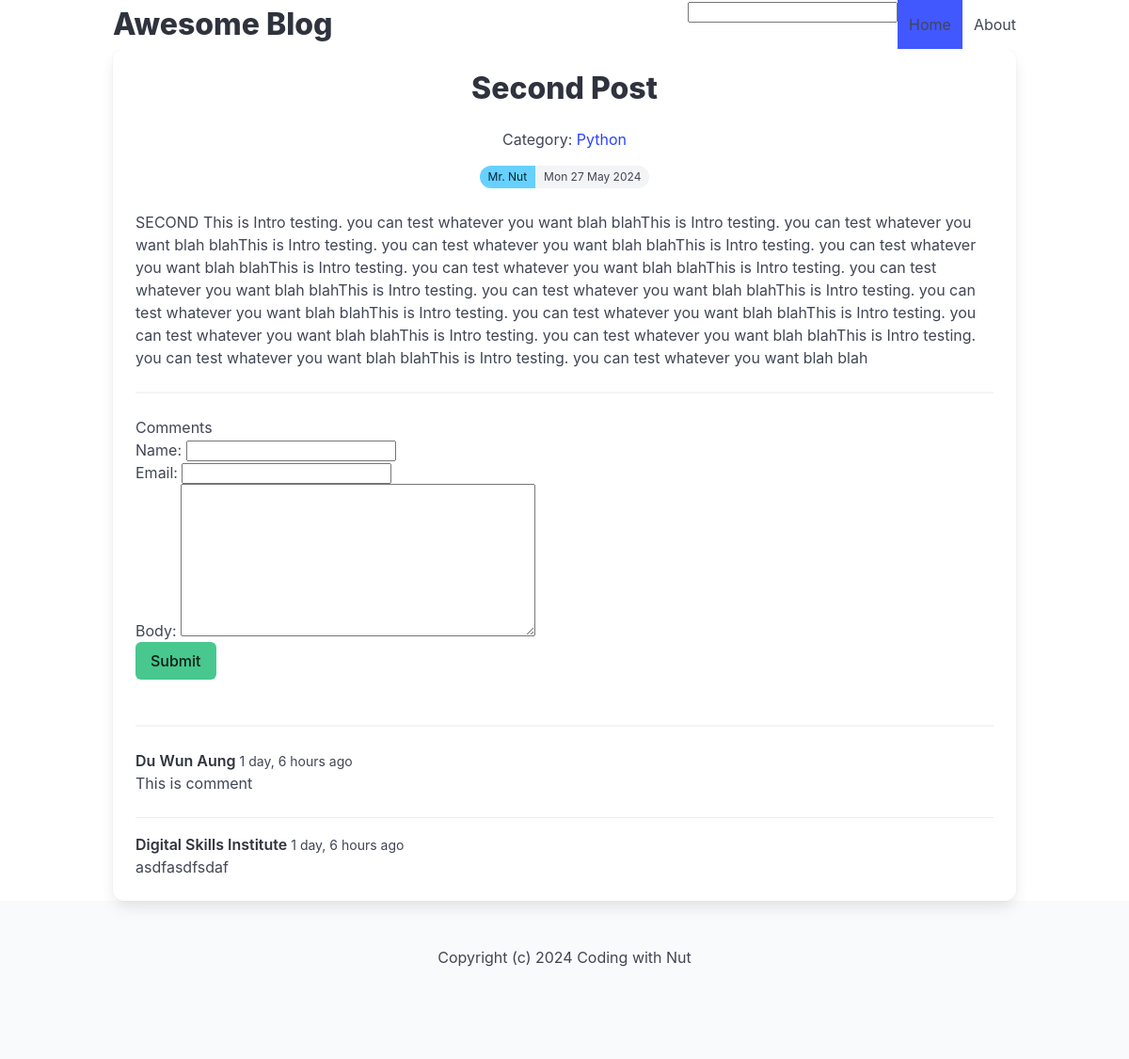
Before: /django/second-post/ with the older database file.
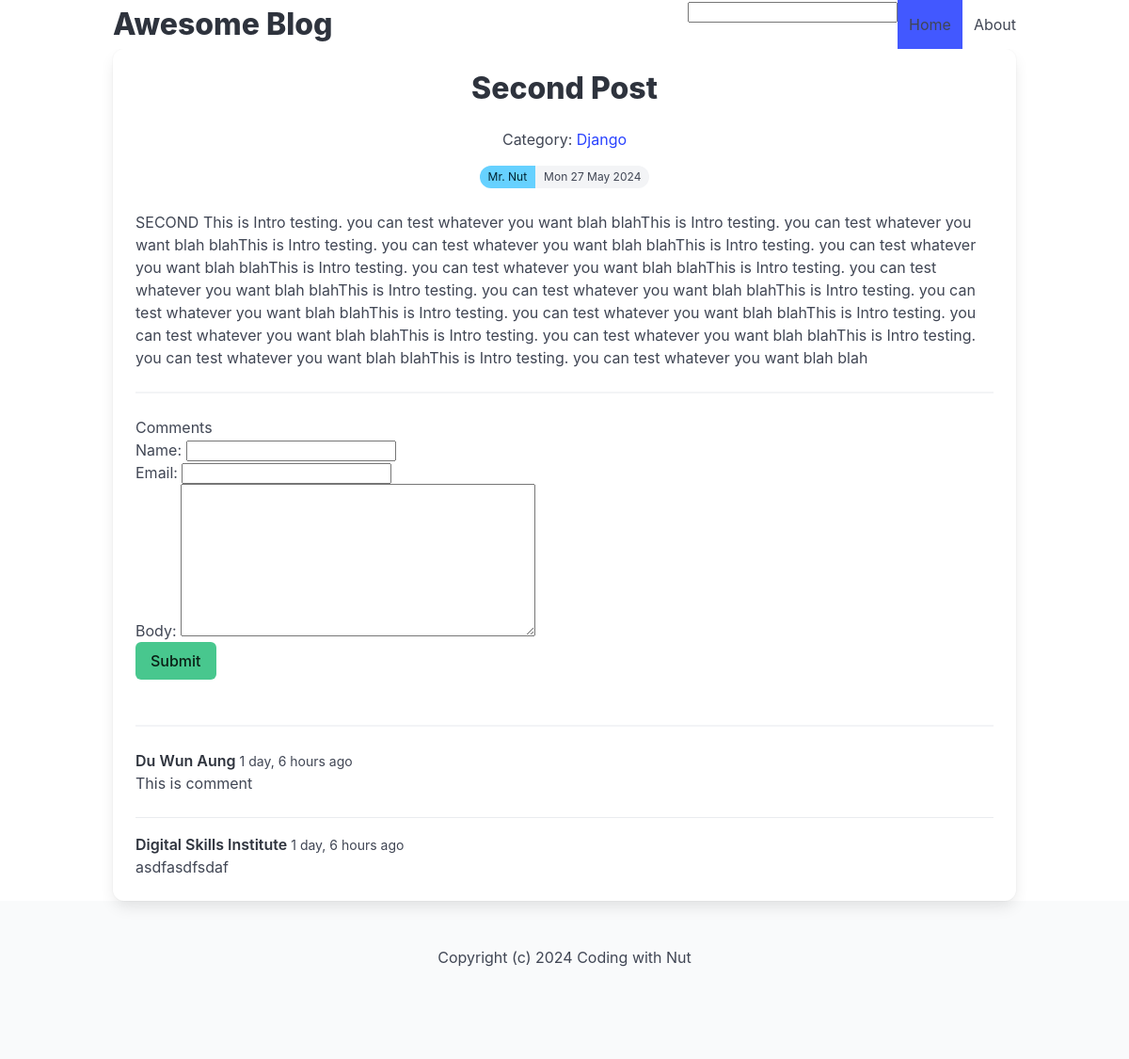
After: the same page with the newer database file.
### blog/models.py (models this page shows, shortened)
class Post(models.Model):
    ACTIVE = "active"
    DRAFT = "draft"
    CHOICES_STATUS = (
        (ACTIVE, "Active"),
        (DRAFT, "Draft")
    )
    category = models.ForeignKey(Category, name="category", on_delete=models.CASCADE)
    title = models.CharField(max_length=255)
    slug = models.SlugField()
    intro = models.TextField()
    body = models.TextField()
    author = models.CharField(max_length=50, null=True, blank=True)
    created_at = models.DateTimeField(auto_now_add=True)
    status = models.CharField(max_length=10, choices = CHOICES_STATUS, default = ACTIVE)
    image = models.ImageField(upload_to="uploads/", blank=True, null=True)
    class Meta:
        ordering = ('-created_at', )

class Category(models.Model):
    title = models.CharField(max_length=255)
    slug = models.SlugField()
    def __str__(self):
        return f"{self.title}"
    class Meta:
        ordering = ('title', )
        verbose_name_plural = "Categories"

class Comment(models.Model):
    post = models.ForeignKey(Post, related_name='comments', on_delete=models.CASCADE)
    name = models.CharField(max_length = 255)
    email = models.EmailField()
    body = models.TextField()
    created_at = models.DateTimeField(auto_now_add=True)

### blog/views.py (the view, shortened to what this page needs)
# urls.py: path('<slug:category>/<slug:slug>/', views.detailview, name="detailpage"),
def detailview(request, category, slug):
    post = get_object_or_404(Post, slug = slug, status=Post.ACTIVE)
    form = CommentForm()
    return render(request, 'blog/detail.html', {
        'post' : post,
        'form': form
    })

### blog/forms.py
class CommentForm(forms.ModelForm):
    class Meta:
        model = Comment
        fields = ('name', 'email', 'body', )

### blog/templates/blog/detail.html (shortened to what this page needs)
{% extends 'core/base.html' %}
{% block content %}
  <div class="card article">
    <div class="card-content">
      <div class="media">
        <div class="media-content has-text-centered">
          <p class="title article-title">{{ post.title }}</p>
          <p class="small mb-4">Category: <a href="{% url "categorypage" post.category.slug %}"> {{ post.category }}</a></p>
          <div class="tags has-addons level-item">
            <span class="tag is-rounded is-info">{{ post.author }}</span>
            <span class="tag is-rounded">{{ post.created_at|date:'D d M Y' }}</span>
          </div>
        </div>
      </div>
      <div class="content article-body">
        <p>{{ post.body|linebreaks }}</p>
      </div>
      <hr />
      <h2 class="is-4">
        Comments
      </h2>
      <form method='POST' class="mb-6">
        {{ form.as_p }}
        <div class="field">
            <div class="control">
                <button class="button is-success">
                    Submit
                </button>
            </div>
        </div>
      </form>
      <hr>
      {% for comment in post.comments.all %}
        <article class = "media">
          <div class="media-content">
            <strong>
              {{comment.name}}
            </strong>
            <small>
              {{comment.created_at|timesince}} ago
            </small>
            <br>
            <div>
              {{comment.body}}
            </div>
          </div>
        </article>
      {% endfor %}
    </div>
  </div>
{% endblock %}

### core/templates/core/base.html (shortened to what this page needs)
<!DOCTYPE html>
<html lang="en">
  <head>
    <link rel="stylesheet" href="https://maxcdn.bootstrapcdn.com/font-awesome/4.7.0/css/font-awesome.min.css" />
    <link rel="stylesheet" href="https://unpkg.com/bulma@1.0.0/css/bulma.min.css" />
  </head>
  <body>
    <nav class="navbar">
      <div class="container">
        <div class="navbar-brand">
          <a class="navbar-item" href="../"><strong class="title">Awesome Blog</strong></a>
        </div>
        <div id="navbarMenu" class="navbar-menu">
          <div class="navbar-end">
            <form action="{% url "search" %}" method="get">
              <input type="text" name="query" id="">
            </form>
            <a class="navbar-item is-active" href= "{% url "frontpage" %}">Home</a>
            <a class="navbar-item" href= "{% url "aboutpage" %}">About</a>
          </div>
        </div>
      </div>
    </nav>
    <div class="container">
      {% block content %}
      {% endblock %}
    </div>
    <footer class="footer">
      <div class="content has-text-centered">
        <p>Copyright (c) 2024 Coding with Nut</p>
      </div>
    </footer>
  </body>
</html>

Changed rows visible on the page:
changed Post "Second Post": category "Python" → "Django"
